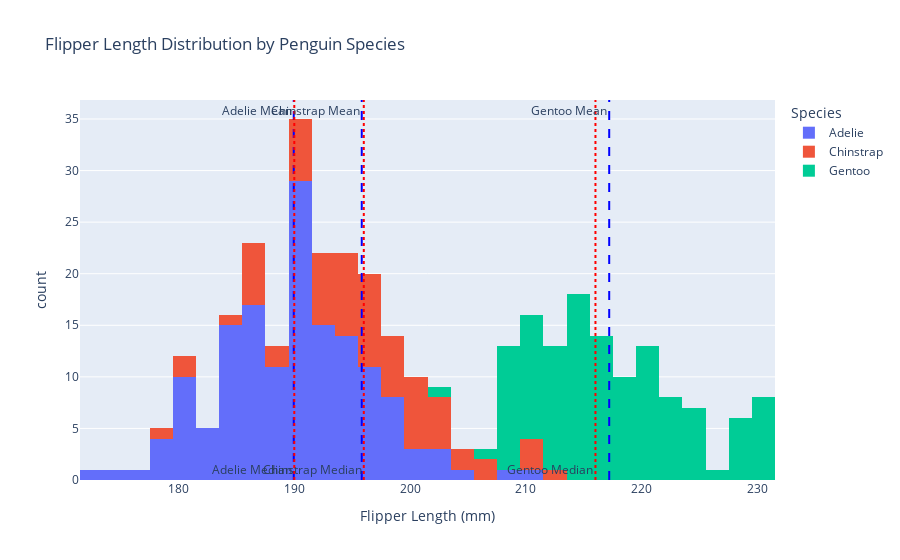

Notebook code cell kept with this figure:
### Code cell
import pandas as pd
import plotly.express as px

# Load the dataset
url = "https://raw.githubusercontent.com/mwaskom/seaborn-data/master/penguins.csv"
df = pd.read_csv(url)

# Create the histogram
fig = px.histogram(
    df, 
    x="flipper_length_mm", 
    color="species", 
    title="Flipper Length Distribution by Penguin Species",
    labels={"flipper_length_mm": "Flipper Length (mm)", "species": "Species"},
    nbins=30
)

# Calculate the mean and median for each species
species_stats = df.groupby('species')['flipper_length_mm'].agg(['mean', 'median'])

# Add vertical lines for mean and median without overlapping text
for species, stats in species_stats.iterrows():
    mean_value = stats['mean']
    median_value = stats['median']
    
    # Add a vertical line for the mean
    fig.add_vline(
        x=mean_value,
        line=dict(color='blue', width=2, dash='dash'),
        annotation_text=f"{species} Mean",
        annotation_position="top left"  # Adjust position to avoid overlap
    )
    
    # Add a vertical line for the median
    fig.add_vline(
        x=median_value,
        line=dict(color='red', width=2, dash='dot'),
        annotation_text=f"{species} Median",
        annotation_position="bottom left"  # Adjust position to avoid overlap
    )

# Show the plot
fig.show()

### Figure 1 — Plotly figure (JSON) as saved in the notebook; plotly's stock layout.template omitted (floating-point values rounded to 4 significant figures; data arrays with more than 128 entries replaced by an {"elided": "..."} marker saying what was removed)
{"data": [{"alignmentgroup": "True", "bingroup": "x", "hovertemplate": "Species=Adelie<br>Flipper Length (mm)=%{x}<br>count=%{y}<extra></extra>", "legendgroup": "Adelie", "marker": {"color": "#636efa", "pattern": {"shape": ""}}, "name": "Adelie", "nbinsx": 30, "offsetgroup": "Adelie", "orientation": "v", "showlegend": true, "type": "histogram", "x": {"elided": "152 int values"}, "xaxis": "x", "yaxis": "y"}, {"alignmentgroup": "True", "bingroup": "x", "hovertemplate": "Species=Chinstrap<br>Flipper Length (mm)=%{x}<br>count=%{y}<extra></extra>", "legendgroup": "Chinstrap", "marker": {"color": "#EF553B", "pattern": {"shape": ""}}, "name": "Chinstrap", "nbinsx": 30, "offsetgroup": "Chinstrap", "orientation": "v", "showlegend": true, "type": "histogram", "x": [192, 196, 193, 188, 197, 198, 178, 197, 195, 198, 193, 194, 185, 201, 190, 201, 197, 181, 190, 195, 181, 191, 187, 193, 195, 197, 200, 200, 191, 205, 187, 201, 187, 203, 195, 199, 195, 210, 192, 205, 210, 187, 196, 196, 196, 201, 190, 212, 187, 198, 199, 201, 193, 203, 187, 197, 191, 203, 202, 194, 206, 189, 195, 207, 202, 193, 210, 198], "xaxis": "x", "yaxis": "y"}, {"alignmentgroup": "True", "bingroup": "x", "hovertemplate": "Species=Gentoo<br>Flipper Length (mm)=%{x}<br>count=%{y}<extra></extra>", "legendgroup": "Gentoo", "marker": {"color": "#00cc96", "pattern": {"shape": ""}}, "name": "Gentoo", "nbinsx": 30, "offsetgroup": "Gentoo", "orientation": "v", "showlegend": true, "type": "histogram", "x": [211, 230, 210, 218, 215, 210, 211, 219, 209, 215, 214, 216, 214, 213, 210, 217, 210, 221, 209, 222, 218, 215, 213, 215, 215, 215, 216, 215, 210, 220, 222, 209, 207, 230, 220, 220, 213, 219, 208, 208, 208, 225, 210, 216, 222, 217, 210, 225, 213, 215, 210, 220, 210, 225, 217, 220, 208, 220, 208, 224, 208, 221, 214, 231, 219, 230, 214, 229, 220, 223, 216, 221, 221, 217, 216, 230, 209, 220, 215, 223, 212, 221, 212, 224, 212, 228, 218, 218, 212, 230, 218, 228, 212, 224, 214, 226, 216, 222, 203, 225, 219, 228, 215, 228, 216, 215, 210, 219, 208, 209, 216, 229, 213, 230, 217, 230, 217, 222, 214, null, 215, 222, 212, 213], "xaxis": "x", "yaxis": "y"}], "layout": {"annotations": [{"showarrow": false, "text": "Adelie Mean", "x": 190.0, "xanchor": "right", "xref": "x", "y": 1, "yanchor": "top", "yref": "y domain"}, {"showarrow": false, "text": "Adelie Median", "x": 190, "xanchor": "right", "xref": "x", "y": 0, "yanchor": "bottom", "yref": "y domain"}, {"showarrow": false, "text": "Chinstrap Mean", "x": 195.8, "xanchor": "right", "xref": "x", "y": 1, "yanchor": "top", "yref": "y domain"}, {"showarrow": false, "text": "Chinstrap Median", "x": 196, "xanchor": "right", "xref": "x", "y": 0, "yanchor": "bottom", "yref": "y domain"}, {"showarrow": false, "text": "Gentoo Mean", "x": 217.2, "xanchor": "right", "xref": "x", "y": 1, "yanchor": "top", "yref": "y domain"}, {"showarrow": false, "text": "Gentoo Median", "x": 216, "xanchor": "right", "xref": "x", "y": 0, "yanchor": "bottom", "yref": "y domain"}], "barmode": "relative", "legend": {"title": {"text": "Species"}, "tracegroupgap": 0}, "shapes": [{"line": {"color": "blue", "dash": "dash", "width": 2}, "type": "line", "x0": 190.0, "x1": 190.0, "xref": "x", "y0": 0, "y1": 1, "yref": "y domain"}, {"line": {"color": "red", "dash": "dot", "width": 2}, "type": "line", "x0": 190, "x1": 190, "xref": "x", "y0": 0, "y1": 1, "yref": "y domain"}, {"line": {"color": "blue", "dash": "dash", "width": 2}, "type": "line", "x0": 195.8, "x1": 195.8, "xref": "x", "y0": 0, "y1": 1, "yref": "y domain"}, {"line": {"color": "red", "dash": "dot", "width": 2}, "type": "line", "x0": 196, "x1": 196, "xref": "x", "y0": 0, "y1": 1, "yref": "y domain"}, {"line": {"color": "blue", "dash": "dash", "width": 2}, "type": "line", "x0": 217.2, "x1": 217.2, "xref": "x", "y0": 0, "y1": 1, "yref": "y domain"}, {"line": {"color": "red", "dash": "dot", "width": 2}, "type": "line", "x0": 216, "x1": 216, "xref": "x", "y0": 0, "y1": 1, "yref": "y domain"}], "title": {"text": "Flipper Length Distribution by Penguin Species"}, "xaxis": {"anchor": "y", "domain": [0, 1], "title": {"text": "Flipper Length (mm)"}}, "yaxis": {"anchor": "x", "domain": [0, 1], "title": {"text": "count"}}}}
